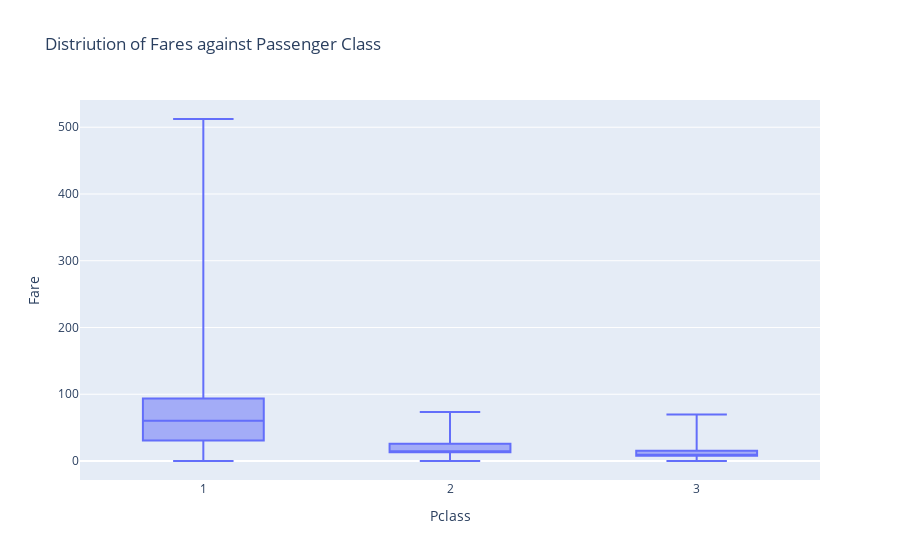

The cell this chart's notebook holds for it:
### Code cell
Table = pd.pivot_table(Titanic, values='Fare', index=None,
                       columns='Pclass', dropna=False, fill_value=None,
                       margins=False,)
Table.info

fig = px.box(Titanic, x= 'Pclass', y= 'Fare', points= False, title= 'Distriution of Fares against Passenger Class')
fig.show()

### Figure 1 — Plotly figure (JSON) as saved in the notebook; plotly's stock layout.template omitted (floating-point values rounded to 4 significant figures; data arrays with more than 128 entries replaced by an {"elided": "..."} marker saying what was removed)
{"data": [{"alignmentgroup": "True", "boxpoints": false, "hovertemplate": "Pclass=%{x}<br>Fare=%{y}<extra></extra>", "legendgroup": "", "marker": {"color": "#636efa"}, "name": "", "notched": false, "offsetgroup": "", "orientation": "v", "showlegend": false, "type": "box", "x": {"elided": "891 int values"}, "x0": " ", "xaxis": "x", "y": {"elided": "891 float values"}, "y0": " ", "yaxis": "y"}], "layout": {"boxmode": "group", "legend": {"tracegroupgap": 0}, "title": {"text": "Distriution of Fares against Passenger Class"}, "xaxis": {"anchor": "y", "domain": [0, 1], "title": {"text": "Pclass"}}, "yaxis": {"anchor": "x", "domain": [0, 1], "title": {"text": "Fare"}}}}
